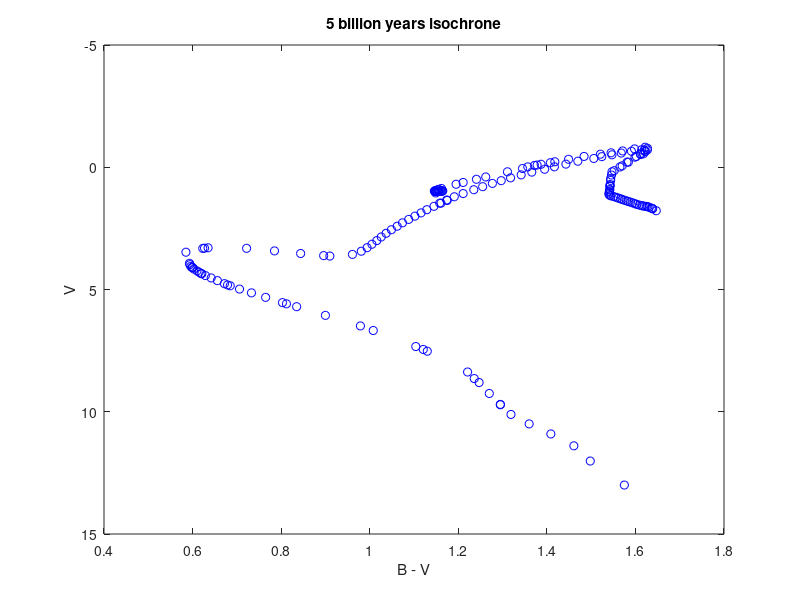
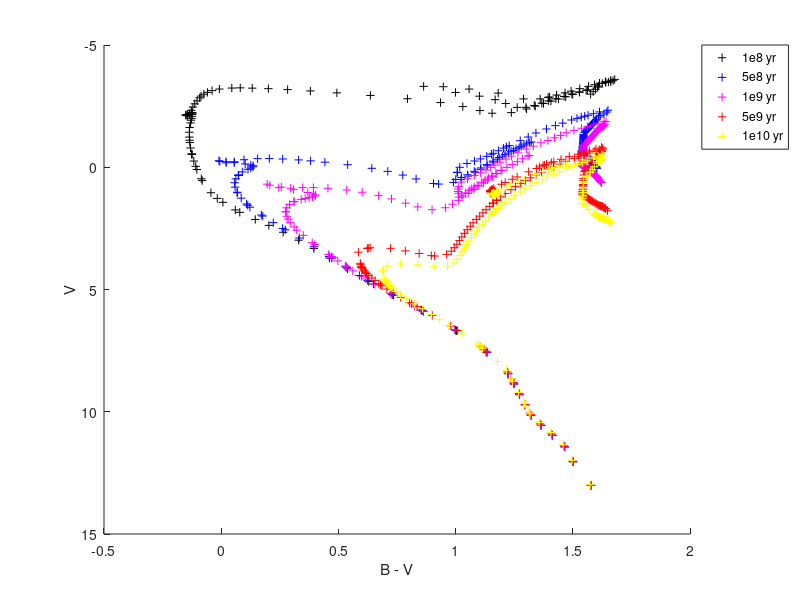

Write MATLAB code to recreate these figures, in order.
%% Plotting the isochrones
%%
% First, issue the command
load isochrones.mat
%%
% to load the isochrones. In your workspace, you will see that a new 
% variable, a 1x1 struct, called *|isoc|* exists. Give the command
isoc
%%
% tells you that *|isoc|* is composed of two more structs called *|e8|* and
% *|e9|*. Now try
isoc.e8
%%
% and you'll see that *|isoc.e8|* is further composed of 9 more structs, called
% *|one|*, *|two|*, and so on. Now look at
isoc.e8.one
%%
% which is composed of 3 arrays of double precision numbers, containing the
% B magnitudes and V magnitudes of every star in the model, and the log10 of 
% the age of the stars in years.
%
% Remember, these isochrones are named to make clear what age each
% isochrone represents. Calling it *|isoc|* reminds you that these are 
% isochrones. Breaking it into *|e8|* and *|e9|* is to separate the 
% isochrones for hundreds of millions of years (hence e8) from the billions 
% of years (e9). Then *|isoc.e8|* and *|isoc.e9|* are further broken down, 
% separating each isochrone from each other. Thus *|isoc.e8.one|* 
% represents the data necessary for the 100 millions years isochrone, while 
% *|isoc.e9.ten|* represents the 10 billion years isochrone. You'll also 
% notice names like *|isoc.e9.sevenpt5|*, which represents 7.5 billion years.
%
% Let's plot *|isoc.e9.five|* as an example. For HR diagram, we'll be
% plotting V (y-axis) vs. B-V (x-axis):
figure(1); clf;
plot(isoc.e9.five.B - isoc.e9.five.V, isoc.e9.five.V, 'bo')
xlabel('B - V')
ylabel('V')
title('5 billion years isochrone')
%%
% Remember that the magnitude system is backwards
set(gca, 'YDir', 'reverse')
%%
% You may want to overplot several isochrones in one figure to see the
% difference. Here's an example:
figure(2); clf; hold on;
set(gca, 'YDir', 'reverse');
plot( isoc.e8.one.B - isoc.e8.one.V,   isoc.e8.one.V, 'k+')
plot(isoc.e8.five.B - isoc.e8.five.V, isoc.e8.five.V, 'b+')
plot( isoc.e9.one.B - isoc.e9.one.V,   isoc.e9.one.V, 'm+')
plot(isoc.e9.five.B - isoc.e9.five.V, isoc.e9.five.V, 'r+')
plot( isoc.e9.ten.B - isoc.e9.ten.V,   isoc.e9.ten.V, 'y+')
xlabel('B - V')
ylabel('V')
%%
% In this situation, you'll need to include graph legend for lines to
% remind yourself which color represents what age. The syntax is simple:
legend('1e8 yr', '5e8 yr', '1e9 yr', '5e9 yr', '1e10 yr', 'Location', 'NorthEastOutside');
%%
% where the last parameter (*|'Location'|*) gives the specified location of
% the legend box (*|'NorthEastOutside'|*) with respect to the axes. You can
% type
help legend
%%
% in the Command Window to see more options.
